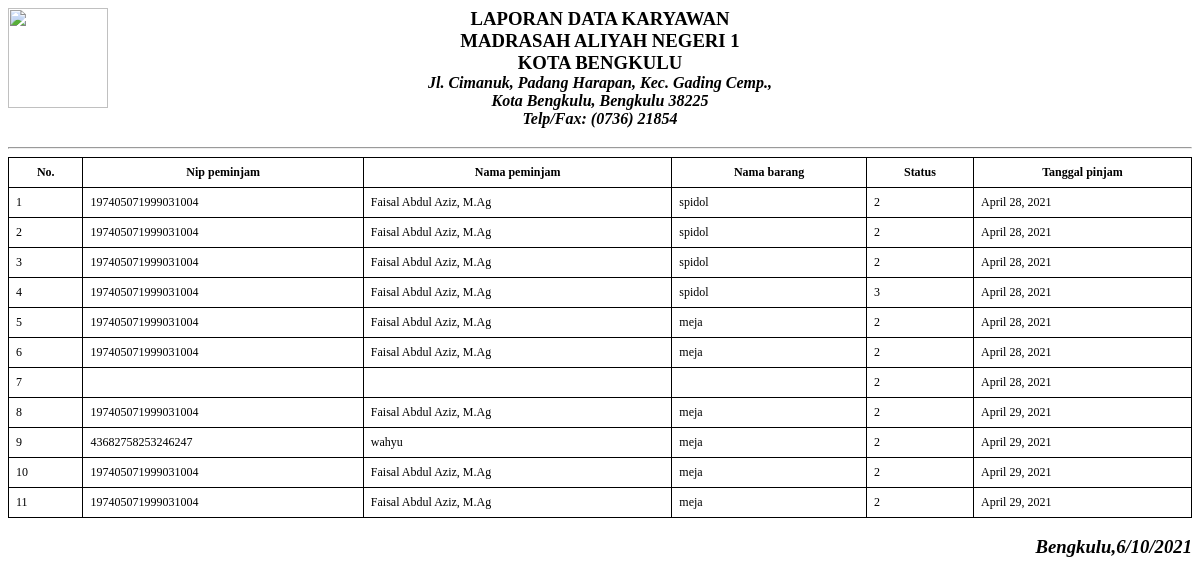
Page /pengawas/cetak_peminjaman/ (signed in) on the committed database.
### inven/models.py (models this page shows, shortened)
class peminjaman_barang(models.Model):
    nip_peminjam = models.CharField(max_length=250)
    nama_peminjam = models.CharField(max_length=250)
    nama_barang = models.CharField(max_length=250)
    status_peminjaman = models.CharField(
        max_length=100, default='Dipinjam')
    tanggal_pinjam = models.DateField(auto_now_add=True)
    id_barang = models.CharField(max_length=100)
    nama_op = models.CharField(max_length=100)
    kode_pinjam = models.CharField(max_length=100, null=True)

### pengawas/views.py (the view)
# urls.py: path('cetak_peminjaman/', views.cetak_peminjaman, name='cetak_peminjaman'),
@login_required
def cetak_peminjaman(request):
    semua = peminjaman_barang.objects.all()
    context = {
        'semua': semua
    }
    return render(request, 'admin/laporan/c_peminjaman.html', context)

### templates/admin/laporan/c_peminjaman.html (shortened to what this page needs)
{% load static %}
<html>
<head>
</head>
<body onload="window.print();setTimeout(window.close, 0);">
    <img class="" style="float: left; width: 100px; height: 100px; margin-right: -100px;" src="{% static 'login/assets/img/logo.png' %}">
    <h3 style="text-align:center">LAPORAN DATA KARYAWAN<br>MADRASAH ALIYAH NEGERI 1<br>
        KOTA BENGKULU<br>
        <FONT SIZE="3"><I>Jl. Cimanuk, Padang Harapan, Kec. Gading Cemp.,<br> Kota Bengkulu, Bengkulu 38225 <br> Telp/Fax: (0736) 21854</FONT>
    </h3>
    <hr>
    <table cellpadding="0" cellspacing="0" border="0" class="table table-striped table-bordered" id="basic-datatable">
        <thead>
            <tr>
                <th>No.</th>
                <th>Nip peminjam</th>
                <th>Nama peminjam</th>
                <th>Nama barang</th>
                <th>Status</th>
                <th>Tanggal pinjam</th>
            </tr>
        </thead>
        <tbody>
            <tr>
                {% for pinjam in semua %}
                    <tr>
                        <td>{{forloop.counter}}</td>
                                <td>{{ pinjam.nip_peminjam }}</td>
                                <td>{{ pinjam.nama_peminjam }}</td>
                                <td>{{ pinjam.nama_barang }}</td>
                                <td>
                                    {{pinjam.status_peminjaman}}
                                </td>
                                <td>{{ pinjam.tanggal_pinjam }}</td>
                    </tr>
                {% endfor %}
            </tr>
        </tbody>
    </table>
    <h3 style="text-align:right">
        <p>Bengkulu,<span id="datetime"></span></p>
</body>
</html>

### templates/admin/laporan/c_peminjaman.html (style rules this page uses)
table { font-size: 12px; border-collapse: collapse; width: 100%; margin: 0 auto; }
table th { border: 1px solid #000; padding: 7px; font-weight: bold; text-align: center; }
table td { border: 1px solid #000; padding: 7px; vertical-align: top; }

### rows in the picture
peminjaman_barang: nip_peminjam "197405071999031004", nama_peminjam "Faisal Abdul Aziz, M.Ag", nama_barang "spidol", status_peminjaman "2", tanggal_pinjam "April 28, 2021"
peminjaman_barang: nip_peminjam "197405071999031004", nama_peminjam "Faisal Abdul Aziz, M.Ag", nama_barang "spidol", status_peminjaman "2", tanggal_pinjam "April 28, 2021"
peminjaman_barang: nip_peminjam "197405071999031004", nama_peminjam "Faisal Abdul Aziz, M.Ag", nama_barang "spidol", status_peminjaman "2", tanggal_pinjam "April 28, 2021"
peminjaman_barang: nip_peminjam "197405071999031004", nama_peminjam "Faisal Abdul Aziz, M.Ag", nama_barang "spidol", status_peminjaman "3", tanggal_pinjam "April 28, 2021"
peminjaman_barang: nip_peminjam "197405071999031004", nama_peminjam "Faisal Abdul Aziz, M.Ag", nama_barang "meja", status_peminjaman "2", tanggal_pinjam "April 28, 2021"
peminjaman_barang: nip_peminjam "197405071999031004", nama_peminjam "Faisal Abdul Aziz, M.Ag", nama_barang "meja", status_peminjaman "2", tanggal_pinjam "April 28, 2021"
peminjaman_barang: status_peminjaman "2", tanggal_pinjam "April 28, 2021"
peminjaman_barang: nip_peminjam "197405071999031004", nama_peminjam "Faisal Abdul Aziz, M.Ag", nama_barang "meja", status_peminjaman "2", tanggal_pinjam "April 29, 2021"
peminjaman_barang: nip_peminjam "43682758253246247", nama_peminjam "wahyu", nama_barang "meja", status_peminjaman "2", tanggal_pinjam "April 29, 2021"
peminjaman_barang: nip_peminjam "197405071999031004", nama_peminjam "Faisal Abdul Aziz, M.Ag", nama_barang "meja", status_peminjaman "2", tanggal_pinjam "April 29, 2021"
peminjaman_barang: nip_peminjam "197405071999031004", nama_peminjam "Faisal Abdul Aziz, M.Ag", nama_barang "meja", status_peminjaman "2", tanggal_pinjam "April 29, 2021"
